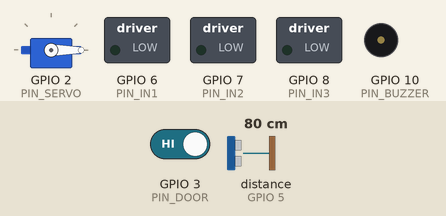
Recording of a sketch running on a simulated ESP32-C3. On the bench: servo, switched loads named in the sketch (green lamp = pin HIGH), buzzer (waves = sounding, pin HIGH). Wiring (inferred from the names in the program): ultrasonic range finder: trigger GPIO 4; echo GPIO 5. The inputs (shaded band) are chosen by the test bench; at power-on: distance to the obstacle (sensor on GPIO 5) 80 cm, GPIO 3 (PIN_DOOR) HIGH. The echo pulse lasts 58.3 µs per cm; WiFi joins after 1.5 s; servers stay silent unless stated; pins used as bus, display or sensor lines are not drawn; what the sketch prints to the serial monitor is not drawn.

Above: at 1.7 s.
1.8 s: distance to the obstacle (sensor on GPIO 5) set to 98 cm
3.3 s: distance to the obstacle (sensor on GPIO 5) set to 105 cm
At 3.68 s:
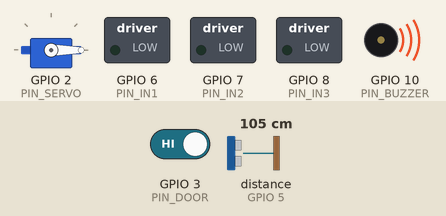
6.3 s: GPIO 3 (PIN_DOOR) driven LOW
9.3 s: distance to the obstacle (sensor on GPIO 5) set to 9 cm
At 9.8 s:
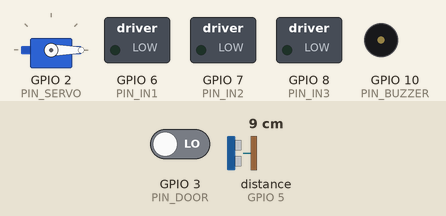
10.8 s: distance to the obstacle (sensor on GPIO 5) set to 120 cm
At 11.18 s:
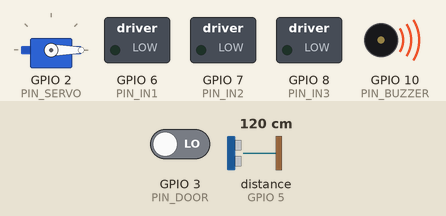
13.8 s: GPIO 3 (PIN_DOOR) driven HIGH
Timing chart, 0 to 17.8 s (numbered marks = the images above; inputs shaded):
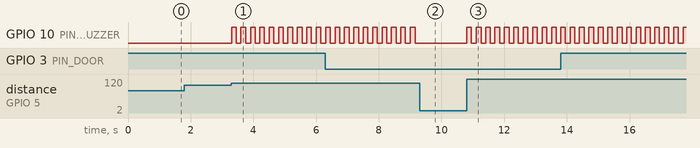

The sketch:

esp32c3_auto_brake.ino
```cpp
/*
 * =====================================================================================
 * PROJECT: IoT-Based Automatic Car Braking and Real-Time Monitoring
 * BOARD: ESP32-C3 / ESP32-C Series (RISC-V 160MHz with Native USB-CDC & Wi-Fi)
 * AUTHOR: College Capstone IoT Engineering
 *
 * SENSORS & ACTUATORS PIN CONFIGURATION (ESP32-C3):
 *   - GPIO 4: HC-SR04 Trigger Pin (Output)
 *   - GPIO 5: HC-SR04 Echo Pin (Input, via 1k/2k voltage divider to protect 3.3V)
 *   - GPIO 6: L298N IN1 (Motor Left Forward PWM)
 *   - GPIO 7: L298N IN2 (Motor Left Reverse / Counter-EMF Brake)
 *   - GPIO 8: L298N IN3 & IN4 (Motor Right Forward & Reverse)
 *   - GPIO 10: Active Buzzer / Emergency Brake Indicator LED
 *   - GPIO 2: Micro-Servo Caliper Brake Clamp (SG90)
 *
 * TELEMETRY MODES:
 *   1. Direct USB-C Serial at 115200 baud (Web Serial API browser connection)
 *   2. Wi-Fi WebSockets on Port 81
 * =====================================================================================
 */

#include <WiFi.h>
#include <WebSocketsServer.h>
#include <ArduinoJson.h>
#include <ESP32Servo.h>

// --- Wi-Fi Credentials (Optional for Wi-Fi Mode) ---
const char* ssid     = "YOUR_WIFI_SSID";
const char* password = "YOUR_WIFI_PASSWORD";

// --- Pin Definitions for ESP32-C3 ---
const int PIN_TRIG    = 4;   // Ultrasonic Trigger
const int PIN_ECHO    = 5;   // Ultrasonic Echo
const int PIN_IN1     = 6;   // Motor Left Forward
const int PIN_IN2     = 7;   // Motor Left Reverse / Brake
const int PIN_IN3     = 8;   // Motor Right Forward
const int PIN_BUZZER  = 10;  // Alarm Buzzer & Tail Brake LED
const int PIN_SERVO   = 2;   // Mechanical Brake Disc Caliper
const int PIN_DOOR    = 3;   // Magnetic Reed / Door Sensor Switch (Pull-Up)

// --- Automatic Braking Thresholds (in meters) ---
const float THRESHOLD_DANGER  = 1.0; // Automatic Emergency Brake Trigger (< 1.0m)
const float THRESHOLD_WARNING = 3.0; // Proximity Acoustic Warning (< 3.0m)
const float THRESHOLD_CAUTION = 5.0; // Object in Detection Range (< 5.0m)

// --- System Variables ---
WebSocketsServer webSocket = WebSocketsServer(81);
Servo brakeServo;

float measuredDistance = 6.0;
float currentSpeed = 30.0;
bool motorRunning = false;
bool brakeActive = false;
bool obstacleInPath = false;
String brakeMode = "none";
unsigned long lastTelemetryTime = 0;

// Read distance in meters using HC-SR04
float readDistanceMeters() {
  digitalWrite(PIN_TRIG, LOW);
  delayMicroseconds(2);
  digitalWrite(PIN_TRIG, HIGH);
  delayMicroseconds(10);
  digitalWrite(PIN_TRIG, LOW);

  long duration = pulseIn(PIN_ECHO, HIGH, 30000);
  if (duration == 0) return 6.0; // Path clear

  float meters = (duration * 0.0343) / 2.0 / 100.0;
  return meters;
}

// Autonomous Emergency Braking Routine
void triggerAutoEmergencyBrake() {
  brakeActive = true;
  brakeMode = "automatic";
  motorRunning = false;
  currentSpeed = 0.0;

  // 1. Cut motor forward drive immediately
  digitalWrite(PIN_IN1, LOW);
  digitalWrite(PIN_IN3, LOW);

  // 2. Apply brief Counter-EMF electrical reverse pulse (100ms)
  digitalWrite(PIN_IN2, HIGH);
  delay(100);
  digitalWrite(PIN_IN2, LOW);

  // 3. Actuate mechanical servo brake clamp
  brakeServo.write(90); // 90° = Clamp

  // 4. Sound emergency buzzer & light brake LED
  digitalWrite(PIN_BUZZER, HIGH);
}

// Release Brakes
void releaseBrakes() {
  brakeActive = false;
  brakeMode = "none";
  brakeServo.write(0); // 0° = Free
  digitalWrite(PIN_BUZZER, LOW);
}

void setup() {
  // ESP32-C3 Native USB Serial
  Serial.begin(115200);
  delay(500);

  pinMode(PIN_TRIG, OUTPUT);
  pinMode(PIN_ECHO, INPUT);
  pinMode(PIN_IN1, OUTPUT);
  pinMode(PIN_IN2, OUTPUT);
  pinMode(PIN_IN3, OUTPUT);
  pinMode(PIN_BUZZER, OUTPUT);
  pinMode(PIN_DOOR, INPUT_PULLUP);

  brakeServo.attach(PIN_SERVO);
  brakeServo.write(0);

  // Try connecting Wi-Fi (optional, will continue to work over USB Serial regardless)
  WiFi.begin(ssid, password);
  webSocket.begin();
}

void loop() {
  webSocket.loop();

  // 1. Read ultrasonic sensor distance
  measuredDistance = readDistanceMeters();
  obstacleInPath = (measuredDistance < THRESHOLD_CAUTION);

  // 2. AUTOMATIC BRAKING DECISION
  // If moving and obstacle enters danger zone (< 1.0m), trigger automatic brake immediately!
  if (motorRunning && measuredDistance <= THRESHOLD_DANGER && !brakeActive) {
    triggerAutoEmergencyBrake();
  }

  // 3. Acoustic Warning
  if (measuredDistance <= THRESHOLD_WARNING && measuredDistance > THRESHOLD_DANGER) {
    digitalWrite(PIN_BUZZER, (millis() % 300 < 150) ? HIGH : LOW);
  } else if (!brakeActive) {
    digitalWrite(PIN_BUZZER, LOW);
  }

  // 4. Broadcast JSON Telemetry over USB Serial AND WebSockets (Every 50ms = 20 Hz)
  if (millis() - lastTelemetryTime >= 50) {
    lastTelemetryTime = millis();

    StaticJsonDocument<256> doc;
    doc["car_status"] = brakeActive ? "stopped" : (motorRunning ? "running" : "off");
    doc["speed"] = currentSpeed;
    doc["distance"] = round(measuredDistance * 100.0) / 100.0;
    doc["motor"] = motorRunning;
    doc["brake"] = brakeActive;
    doc["obstacle"] = obstacleInPath;
    doc["brake_mode"] = brakeMode;
    doc["door_open"] = (digitalRead(PIN_DOOR) == LOW); // LOW when door opened
    doc["esp32_connected"] = true;
    doc["wifi_rssi"] = WiFi.RSSI();

    String jsonString;
    serializeJson(doc, jsonString);

    // Print over USB-C Serial for Web Serial API in the browser
    Serial.println(jsonString);

    // Broadcast over WebSocket if connected
    webSocket.broadcastTXT(jsonString);
  }
}
```

Measured:
- the behaviour switches between 100 and 101 cm on distance to the obstacle (sensor on GPIO 5) (found by bisection; images 0 and 1)
- after the input at 1.8 s, every drawn part: stays the same
- after the input at 3.3 s, GPIO 10 (PIN_BUZZER): alternates HIGH for 0.15 s and LOW for 0.15 s, starting at once
- after the input at 9.3 s, GPIO 10 (PIN_BUZZER): stops changing and stays LOW
- after the input at 10.8 s, GPIO 10 (PIN_BUZZER): alternates HIGH for 0.15 s and LOW for 0.15 s, starting at once
